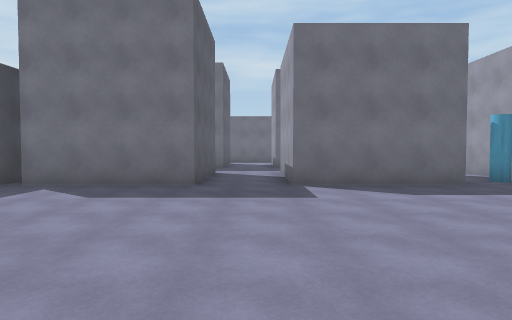
[1] (above)

24 first-person views from a walk through a scene from a Unity 3-D project. The camera is 1.5 m above the floor, tilts 2° down and sees 75° across. The floor is counted in squares, 2 m on a side. Each view is taken from the middle of a square. On the plan, view 1 faces up. The plan holds only what a view shows up to about 11 squares ahead; the rest is blank. The place goes on beyond the plan.

[2]
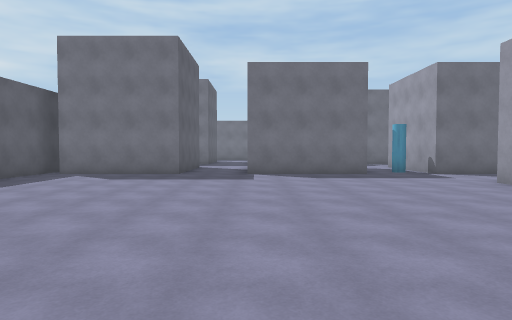

[3]
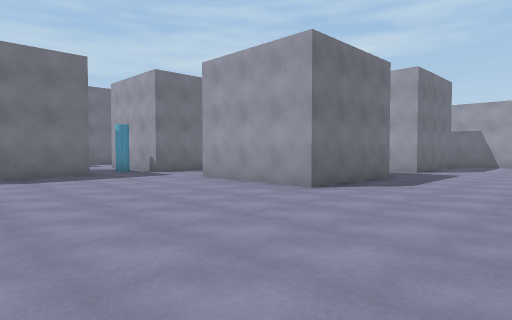

[4]
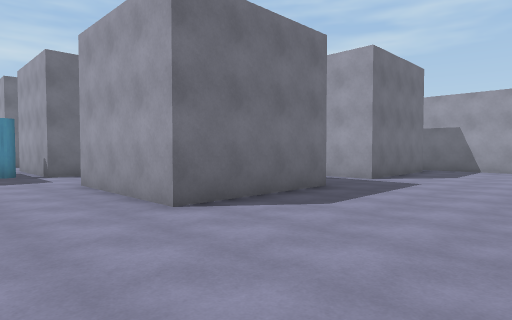

[5]
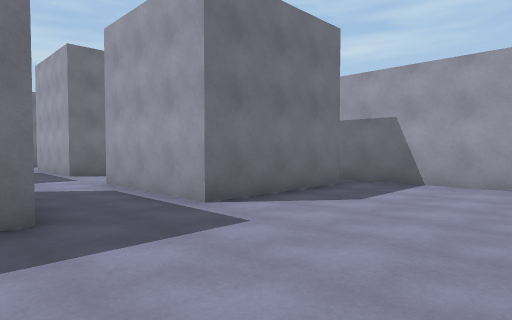

[6]
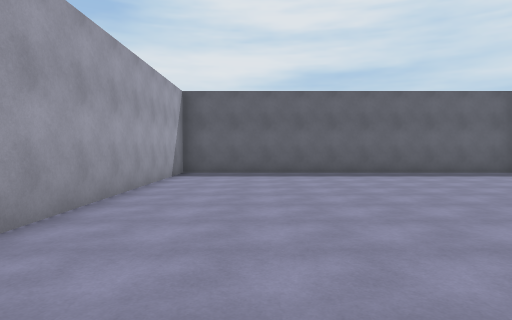

[7]
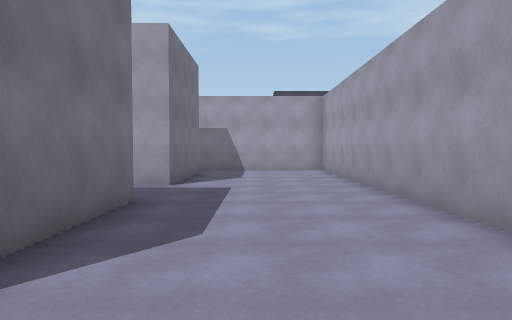

[8]
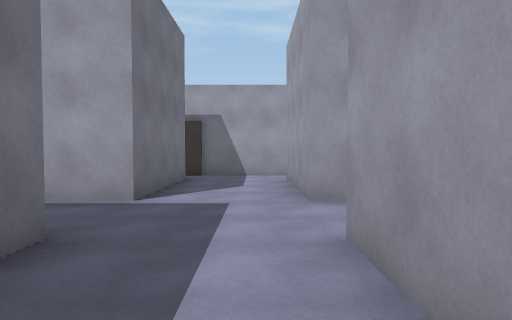

[9]
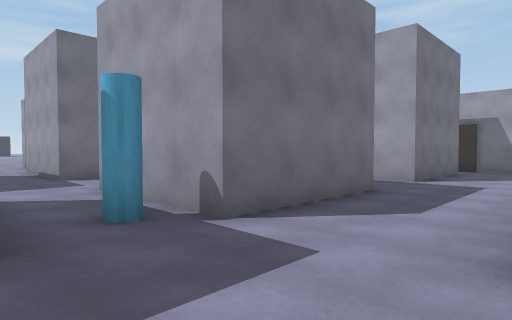

[10]
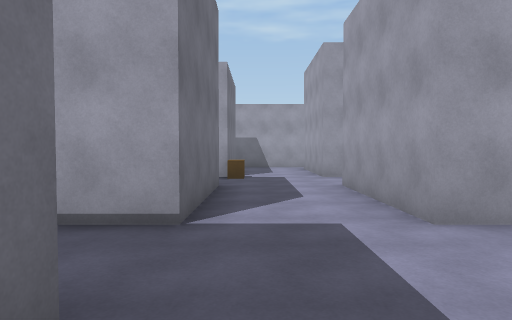

[11]
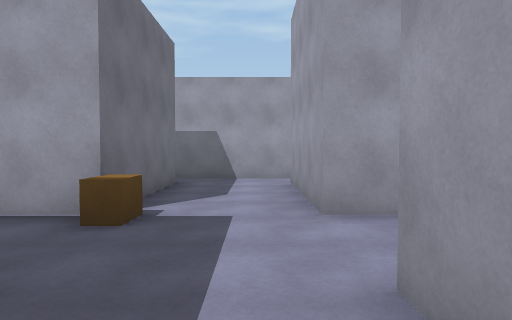

[12]
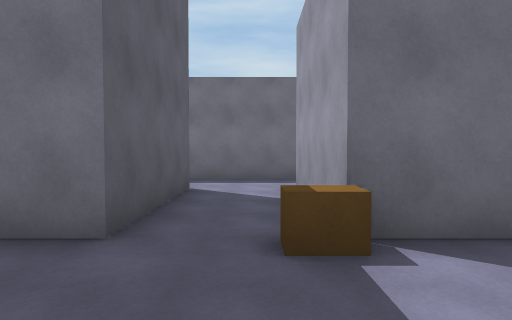

[13]
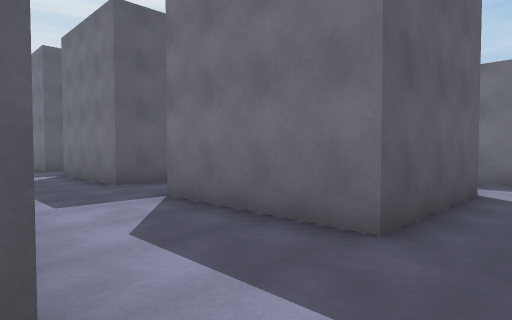

[14]
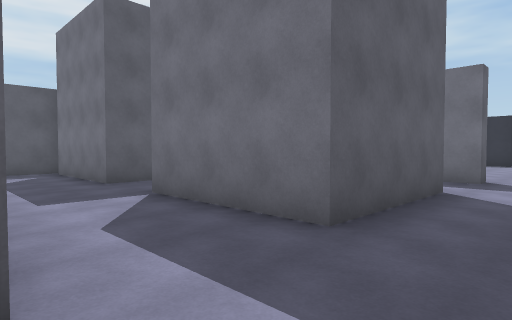

[15]
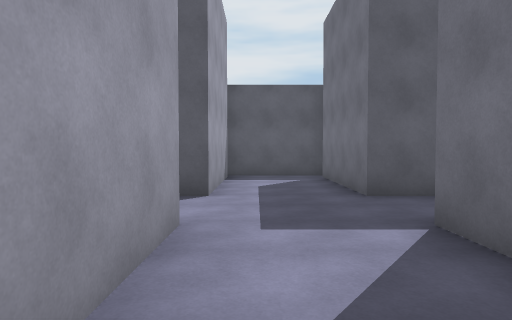

[16]
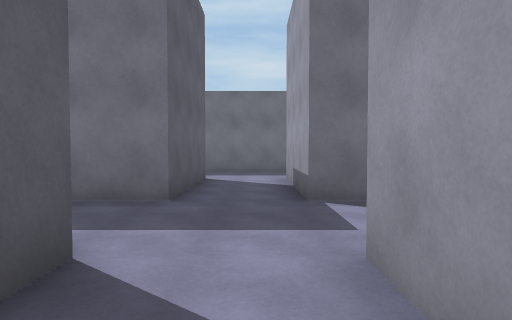

[17]
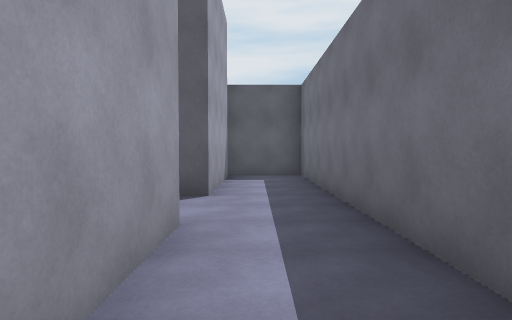

[18]
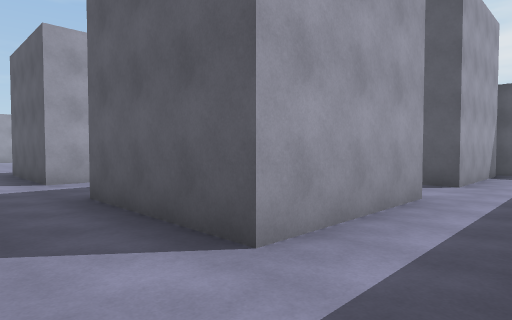

[19]
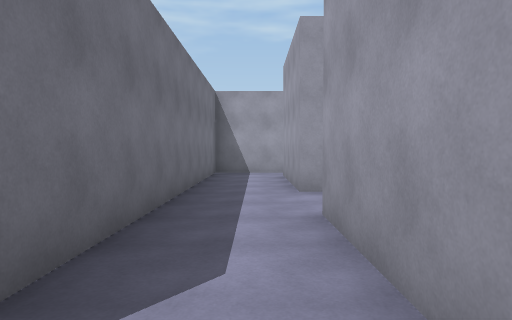

[20]
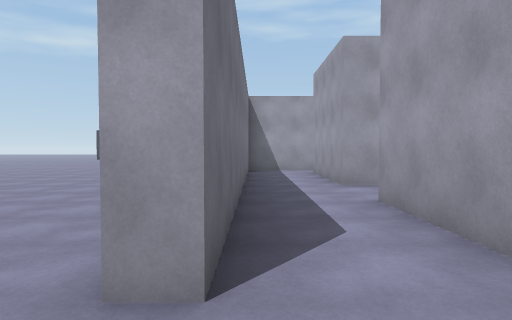

[21]
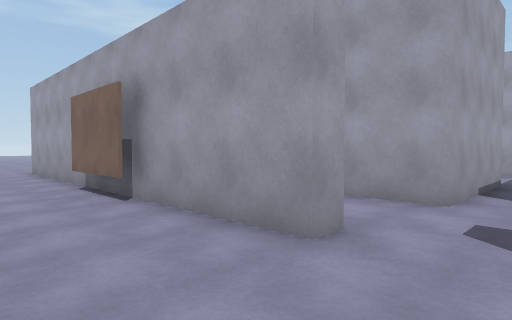

[22]
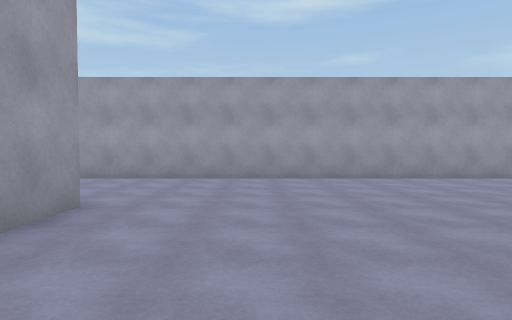

[23]
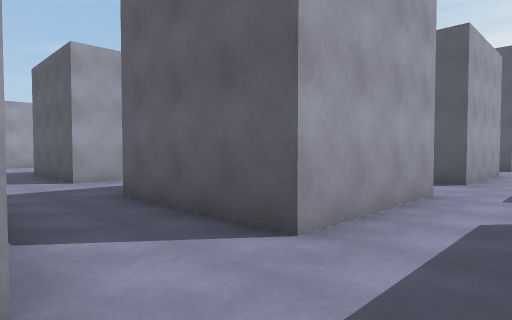

[24]
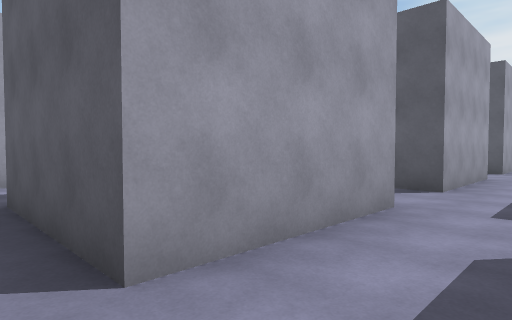

### Floor plan
Points are (right, up) in squares from view 1. A wall is a line through its corners. A room is listed if a view was taken in it or the views show most of it. See-through windows are left out.
Room 1 (views 1, 2, 3, 4, 5, 6, 7, 8, 9, 10, 12, 13, 14, 15, 16, 17, 18, 19, 20, 22)
walls: (4.2, 6.7) (0.8, 6.7) (0.8, 10.3) (4.2, 10.3) (4.2, 6.7); (7.9, 4.2) (9.7, 4.2) (9.7, 0.7) (6.3, 0.7) (6.3, 4.2); (9.7, 10.3) (9.7, 6.7) (6.3, 6.7) (6.3, 10.3); (4.2, 12.8) (0.8, 12.8) (0.8, 16.2) (4.2, 16.2) (4.2, 12.8); (6.3, 12.8) (6.3, 16.2); (-5.2, 7.6) (-5.2, -3.2) (15.9, -3.2); (-4.8, 10.3) (-1.2, 10.3) (-1.2, 6.7) (-4.8, 6.7); (15.2, 6.7) (11.8, 6.7) (11.8, 10.3); (15.4, 0.7) (11.8, 0.7) (11.8, 4.2) (15.1, 4.2); (-5.2, 13) (-5.2, 10.1); (16.3, 4.1) (16.3, 7); (4.5, 18.2) (-5.2, 18.2) (-5.2, 16.1); (16.3, -2.1) (16.3, 1.4); (-4.9, 16.2) (-1.2, 16.2) (-1.2, 12.8) (-4.8, 12.8)
ways out: opening at (6, 11.5) to room 2; opening at (6, 17) to room 2; opening at (10.5, 10.5) to room 2; opening at (5.5, 18) to room 3
objects: other object (5, 7) to (6, 8)
Room 2 (views 11, 23, 24)
walls: (11.8, 13.4) (11.8, 16.2); (11.8, 10.3) (15.2, 10.3) (15.2, 6.7); (15.2, 12.8) (12.4, 12.8); (16.3, 10.1) (16.3, 13); (11.6, 18.2) (6.6, 18.2); (6.3, 10.3) (9.7, 10.3); (6.3, 16.2) (9.7, 16.2) (9.7, 12.8) (6.3, 12.8)
ways out: opening at (6, 11.5) to room 1; opening at (6, 17) to room 1; opening at (10.5, 10.5) to room 1; opening at (11, 17) to room 4; opening at (16, 16) to room 4
objects: other object (12, 13)
Room 3 (view 21)
walls: (9.5, 19.1) (11.5, 19.1); (6.6, 18.2) (6.6, 18.7) (16.5, 18.7); (4.2, 18.9) (4.2, 18.2)
ways out: opening at (5.5, 18) to room 1
Room 4 (no view inside)
walls: (11.8, 16.2) (15.2, 16.2); (16.3, 16.1) (16.3, 18.2) (11.6, 18.2)
ways out: opening at (11, 17) to room 2; opening at (16, 16) to room 2

Positions as (right, up) in squares from view 1, and headings:
1: (0, 0), facing up
2: (1, -3), facing up
3: (1, -3), facing up-right
4: (4, -3), facing up-right
5: (9, -3), facing up-right
6: (5, -1), facing left
7: (5, -1), facing right
8: (7, 5), facing right
9: (4, 4), facing up-right
10: (3, 12), facing right
11: (8, 11), facing right
12: (11, 10), facing up
13: (11, 10), facing up-left
14: (6, 10), facing up-left
15: (4, 11), facing left
16: (0, 8), facing up
17: (4, 17), facing left
18: (6, 18), facing down-left
19: (6, 17), facing right
20: (5, 18), facing right
21: (5, 21), facing down-right
22: (4, 5), facing down
23: (12, 12), facing down-left
24: (16, 12), facing down-left
